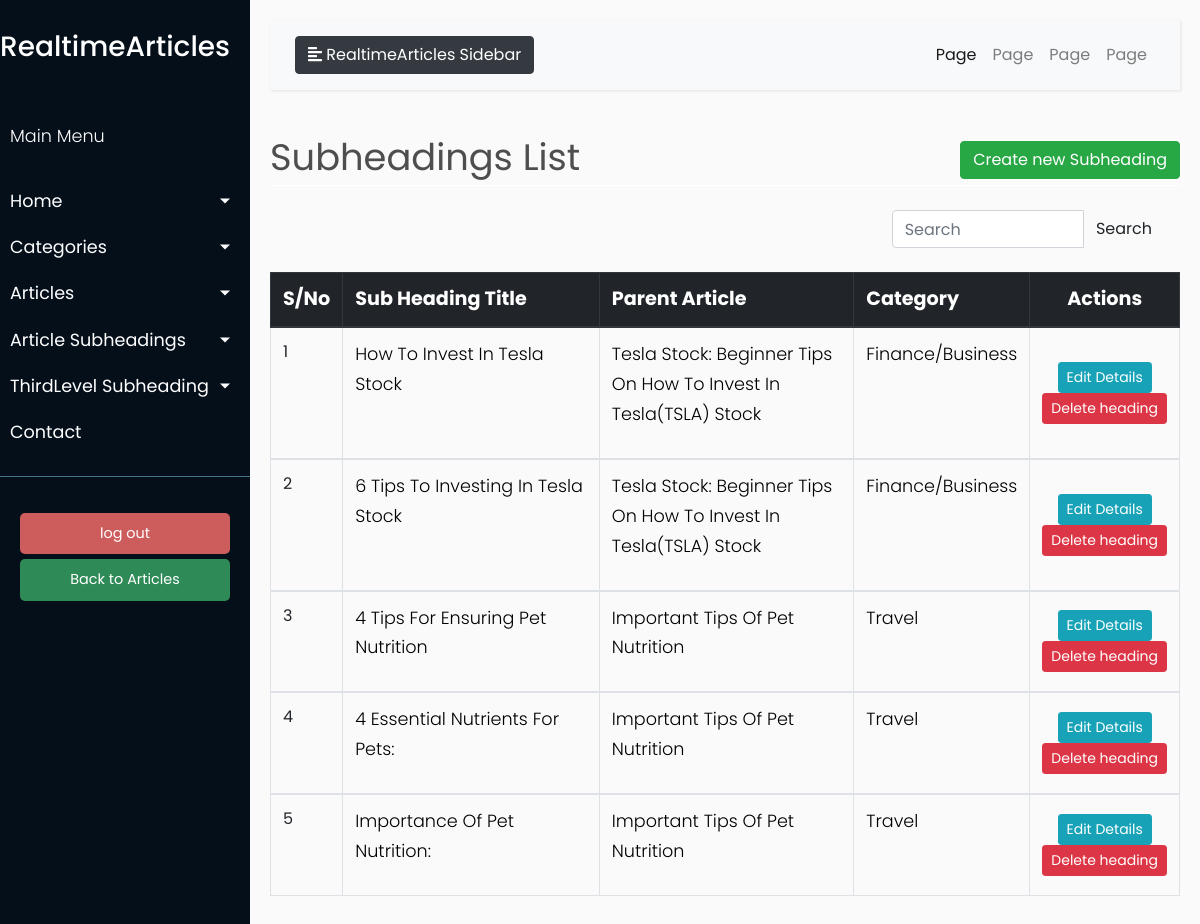
The app's page /subheading_list (signed in) with its own data.
### models/models.py (models this page shows, shortened)
class Subheading(db.Model):
    __tablename__ = 'subheading'
    id = db.Column(db.Integer, primary_key=True)
    sub_title = db.Column(db.String(100), nullable=True)
    sub_content = db.Column(db.Text, nullable=True)
    sub_image = db.Column(db.String(100))  # Path to subheading image
    article_id = db.Column(db.Integer, db.ForeignKey('article.id'), nullable=False)
    third_level_subheadings = db.relationship('ThirdLevelSubheading', backref='subheading', lazy=True)

class Article(db.Model):
    __tablename__ = 'article'
    id = db.Column(db.Integer, primary_key=True)
    main_title = db.Column(db.String(100), nullable=False)
    main_content = db.Column(db.Text, nullable=True)
    date_published = db.Column(db.DateTime, default=datetime.utcnow)
    author_id = db.Column(db.Integer, db.ForeignKey('user.id'), nullable=False)
    category_id = db.Column(db.Integer, db.ForeignKey('category.id'), nullable=False)
    main_image = db.Column(db.String(100), nullable=True)  # Path to main image
    subheadings = db.relationship('Subheading', backref='article', lazy=True)
    category = db.relationship('Category', backref='articles')

class Category(db.Model):
    __tablename__ = 'category'
    id = db.Column(db.Integer, primary_key=True)
    name = db.Column(db.String(50), unique=True, nullable=False)
    description = db.Column(db.Text)

### blueprints/article.py (the view)
@article.route('/subheading_list')
@login_required
def subheading_list():
    title = 'Subheadings List'
    subheadings = Subheading.query.join(Article).order_by(Subheading.id.desc()).all()
    return render_template('admin/subheading/subheading_list.html',
                           title=title, subheadings=subheadings)

### app.py (called while the page is built)
@login.user_loader
def load_user(user_id):
    return User.query.get(int(user_id))

### templates/admin/subheading/subheading_list.html (shortened to what this page needs)
{% extends "admin/base.html" %}
{% block content %}
    <div class="row" style="color: #4e4e4e; font-style: bold; font-size: 2.3rem; ">
        <div class="col-md-8">{{ title }}</div>
        <div class="col-md-4">
            <div class="float-md-right">
                <a class="btn btn-success" href="{{ url_for('article.create_subheading') }}">Create new Subheading</a>
            </div>
        </div>
    </div>
    <div style="border-bottom: 1px solid white;"></div>
    <br>
    <table class="table table-css table-bordered table-hover">
        <div class="container">
            <div class="row justify-content-end">
                <div class="col-md-4">
                    <form method="get" class="search-form">
                        <div class="input-group">
                            <input type="text" class="form-control" placeholder="Search" aria-label="Search"
                                   aria-describedby="button-addon2">
                            <div class="input-group-append">
                                <button class="btn btn-pink" type="submit" id="button-addon2">Search</button>
                            </div>
                        </div>
                    </form>
                </div>
            </div>
        </div>
        <br>
        <thead class="thead-dark align-middle">
        <tr style="background-color: #343a40; font-size: 1.2rem; color: white; text-transform: capitalize; height: 40px">
            <th width="3%">S/No</th>
            <th width="40%">Sub heading title</th>
            <th width="40%">Parent Article</th>
            <th width="8%">category</th>
            <th style="text-align: center">Actions</th>
        </tr>
        </thead>
        {% if subheadings %}
            {% for subheading in subheadings %}
                <tbody>
                <tr>
                    <td>{{ loop.index }}</td>
                    <td>
                        <p style="text-transform: capitalize; color:black">{{ subheading.sub_title }} </p>
                    </td>
                    <td>
                        <p style="text-transform: capitalize; color:black">{{ subheading.article.main_title }} </p>
                    </td>
                    <td>
                        <p style="text-transform: capitalize; color:black">{{ subheading.article.category.name }} </p>
                    </td>
                    <td class="align-middle  text-center">
                        <div class="d-inline-block align-middle">
                            <a href="{{ url_for('article.update_subheading', id = subheading.id) }}" class="btn btn-info btn-sm">Edit
                                Details</a>
                            <a href="{{ url_for('article.delete_subheading', id = subheading.id) }}" class="btn btn-danger btn-sm"> Delete heading</a>
                        </div>
                    </td>
                </tr>
                </tbody>
            {% endfor %}
        {% endif %}
    </table>
{% endblock content %}

### static/css/admin_css/style.css (style rules this page uses)
body { font-family: 'Poppins', sans-serif; background: #fafafa; }
p { font-family: 'Poppins', sans-serif; font-size: 1.1em; font-weight: 300; line-height: 1.7em; color: #999; }
a, a:hover, a:focus { color: inherit; text-decoration: none; transition: all 0.3s; }

### records on screen
Subheading: sub_title "How To Invest In Tesla Stock", article.main_title "Tesla Stock: Beginner Tips On How To Invest In Tesla(TSLA) Stock", article.category.name "Finance/Business"
Subheading: sub_title "6 Tips To Investing In Tesla Stock", article.main_title "Tesla Stock: Beginner Tips On How To Invest In Tesla(TSLA) Stock", article.category.name "Finance/Business"
Subheading: sub_title "4 Tips For Ensuring Pet Nutrition", article.main_title "Important Tips Of Pet Nutrition", article.category.name "Travel"
Subheading: sub_title "4 Essential Nutrients For Pets:", article.main_title "Important Tips Of Pet Nutrition", article.category.name "Travel"
Subheading: sub_title "Importance Of Pet Nutrition:", article.main_title "Important Tips Of Pet Nutrition", article.category.name "Travel"

### other values on screen
{{ title }} "Subheadings List"
